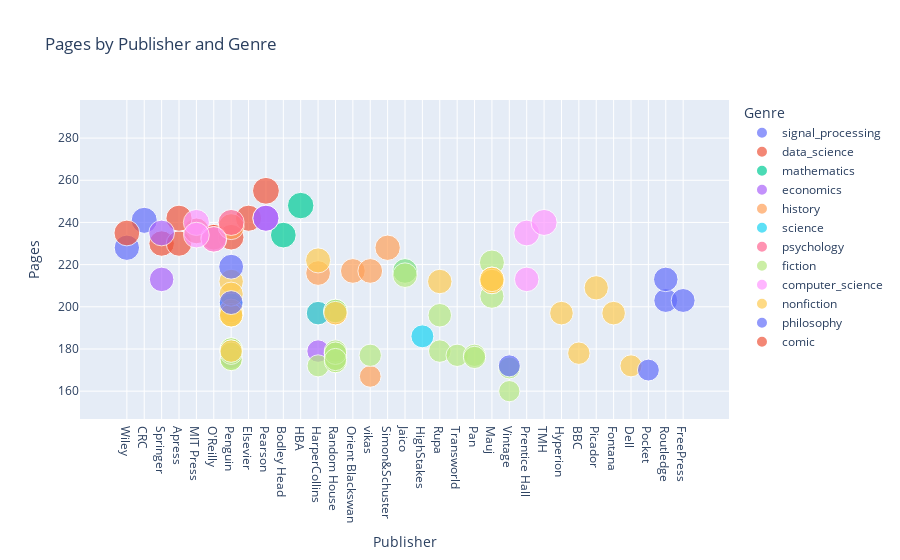

Source (notebook cell):
### Markdown cell above
#### Scatter Plot
Explore relationships between numeric data (e.g., Pages vs. Publisher):

### Code cell
fig = px.scatter(books_df, x='Publisher', y='Pages', color='Genre', size='Pages',
                 title='Pages by Publisher and Genre')
fig.show()

### Figure 1 — Plotly figure (JSON) as saved in the notebook; plotly's stock layout.template omitted (floating-point values rounded to 4 significant figures)
{"data": [{"hovertemplate": "Genre=signal_processing<br>Publisher=%{x}<br>Pages=%{marker.size}<extra></extra>", "legendgroup": "signal_processing", "marker": {"color": "#636efa", "size": [228, 241, 241], "sizemode": "area", "sizeref": 0.7075, "symbol": "circle"}, "mode": "markers", "name": "signal_processing", "orientation": "v", "showlegend": true, "type": "scatter", "x": ["Wiley", "CRC", null], "xaxis": "x", "y": [228, 241, 241], "yaxis": "y"}, {"hovertemplate": "Genre=data_science<br>Publisher=%{x}<br>Pages=%{marker.size}<extra></extra>", "legendgroup": "data_science", "marker": {"color": "#EF553B", "size": [235, 230, 230, 236, 242, 233, 233, 233, 242, 232, 255, 241, 229, 240, 228, 230, 230], "sizemode": "area", "sizeref": 0.7075, "symbol": "circle"}, "mode": "markers", "name": "data_science", "orientation": "v", "showlegend": true, "type": "scatter", "x": ["Wiley", "Springer", "Apress", "MIT Press", "Apress", "O'Reilly", "Penguin", "O'Reilly", "Elsevier", "O'Reilly", "Pearson", null, null, null, null, null, null], "xaxis": "x", "y": [235, 230, 230, 236, 242, 233, 233, 233, 242, 232, 255, 241, 229, 240, 228, 230, 230], "yaxis": "y"}, {"hovertemplate": "Genre=mathematics<br>Publisher=%{x}<br>Pages=%{marker.size}<extra></extra>", "legendgroup": "mathematics", "marker": {"color": "#00cc96", "size": [197, 234, 248, 217, 252], "sizemode": "area", "sizeref": 0.7075, "symbol": "circle"}, "mode": "markers", "name": "mathematics", "orientation": "v", "showlegend": true, "type": "scatter", "x": ["Penguin", "Bodley Head", "HBA", null, null], "xaxis": "x", "y": [197, 234, 248, 217, 252], "yaxis": "y"}, {"hovertemplate": "Genre=economics<br>Publisher=%{x}<br>Pages=%{marker.size}<extra></extra>", "legendgroup": "economics", "marker": {"color": "#ab63fa", "size": [179, 175, 197, 242, 242, 235, 176, 178, 213, 235], "sizemode": "area", "sizeref": 0.7075, "symbol": "circle"}, "mode": "markers", "name": "economics", "orientation": "v", "showlegend": true, "type": "scatter", "x": ["HarperCollins", "Random House", "Penguin", "Pearson", "Pearson", "Springer", "Penguin", "Random House", "Springer", null], "xaxis": "x", "y": [179, 175, 197, 242, 242, 235, 176, 178, 213, 235], "yaxis": "y"}, {"hovertemplate": "Genre=history<br>Publisher=%{x}<br>Pages=%{marker.size}<extra></extra>", "legendgroup": "history", "marker": {"color": "#FFA15A", "size": [197, 217, 238, 177, 216, 199, 198, 210, 217, 167, 197, 197, 228, 230, 171, 197, 202, 197, 180, 180, 180, 180, 180, 236, 197, 198], "sizemode": "area", "sizeref": 0.7075, "symbol": "circle"}, "mode": "markers", "name": "history", "orientation": "v", "showlegend": true, "type": "scatter", "x": ["Penguin", "Orient Blackswan", "Penguin", "Random House", "HarperCollins", "Penguin", "Penguin", null, "vikas", "vikas", "Random House", "HarperCollins", "Simon&Schuster", null, null, null, null, null, null, null, null, null, null, null, null, null], "xaxis": "x", "y": [197, 217, 238, 177, 216, 199, 198, 210, 217, 167, 197, 197, 228, 230, 171, 197, 202, 197, 180, 180, 180, 180, 180, 236, 197, 198], "yaxis": "y"}, {"hovertemplate": "Genre=science<br>Publisher=%{x}<br>Pages=%{marker.size}<extra></extra>", "legendgroup": "science", "marker": {"color": "#19d3f3", "size": [197, 197, 179, 198, 197, 217, 201, 186, 233, 197, 202, 233, 174, 240], "sizemode": "area", "sizeref": 0.7075, "symbol": "circle"}, "mode": "markers", "name": "science", "orientation": "v", "showlegend": true, "type": "scatter", "x": ["Penguin", "Penguin", "Penguin", "Random House", "HarperCollins", "Jaico", "Penguin", "HighStakes", null, null, null, null, null, null], "xaxis": "x", "y": [197, 197, 179, 198, 197, 217, 201, 186, 233, 197, 202, 233, 174, 240], "yaxis": "y"}, {"hovertemplate": "Genre=psychology<br>Publisher=%{x}<br>Pages=%{marker.size}<extra></extra>", "legendgroup": "psychology", "marker": {"color": "#FF6692", "size": [240], "sizemode": "area", "sizeref": 0.7075, "symbol": "circle"}, "mode": "markers", "name": "psychology", "orientation": "v", "showlegend": true, "type": "scatter", "x": ["Penguin"], "xaxis": "x", "y": [240], "yaxis": "y"}, {"hovertemplate": "Genre=fiction<br>Publisher=%{x}<br>Pages=%{marker.size}<extra></extra>", "legendgroup": "fiction", "marker": {"color": "#B6E880", "size": [198, 198, 180, 198, 176, 176, 176, 179, 177, 177, 174, 172, 205, 196, 196, 174, 196, 178, 179, 180, 178, 197, 175, 176, 221, 198, 177, 196, 179, 175, 175, 179, 217, 171, 180, 160, 178, 215, 197, 196, 178, 176, 180, 205, 204, 196, 190, 200, 211, 211, 178, 235, 196, 170, 170, 170, 180, 184, 179, 179, 179, 180, 197, 196], "sizemode": "area", "sizeref": 0.7075, "symbol": "circle"}, "mode": "markers", "name": "fiction", "orientation": "v", "showlegend": true, "type": "scatter", "x": ["Random House", "Random House", "Penguin", "Penguin", "Random House", "Random House", "Random House", "Rupa", "Transworld", "Pan", "Random House", "HarperCollins", "Mauj", "Penguin", "Penguin", "Random House", "Rupa", "Random House", "Random House", "Penguin", "Random House", "Penguin", "Penguin", "Pan", "Mauj", "Penguin", "vikas", "Penguin", null, "Random House", "Penguin", "Penguin", "Jaico", "Vintage", null, "Vintage", "Penguin", "Jaico", "Penguin", null, null, null, null, null, null, null, null, null, null, null, null, null, null, null, null, null, null, null, null, null, null, null, null, null], "xaxis": "x", "y": [198, 198, 180, 198, 176, 176, 176, 179, 177, 177, 174, 172, 205, 196, 196, 174, 196, 178, 179, 180, 178, 197, 175, 176, 221, 198, 177, 196, 179, 175, 175, 179, 217, 171, 180, 160, 178, 215, 197, 196, 178, 176, 180, 205, 204, 196, 190, 200, 211, 211, 178, 235, 196, 170, 170, 170, 180, 184, 179, 179, 179, 180, 197, 196], "yaxis": "y"}, {"hovertemplate": "Genre=computer_science<br>Publisher=%{x}<br>Pages=%{marker.size}<extra></extra>", "legendgroup": "computer_science", "marker": {"color": "#FF97FF", "size": [240, 232, 234, 235, 240, 213, 235, 237, 213, 217, 240], "sizemode": "area", "sizeref": 0.7075, "symbol": "circle"}, "mode": "markers", "name": "computer_science", "orientation": "v", "showlegend": true, "type": "scatter", "x": ["MIT Press", "O'Reilly", "MIT Press", "Prentice Hall", "TMH", "Prentice Hall", null, null, null, null, null], "xaxis": "x", "y": [240, 232, 234, 235, 240, 213, 235, 237, 213, 217, 240], "yaxis": "y"}, {"hovertemplate": "Genre=nonfiction<br>Publisher=%{x}<br>Pages=%{marker.size}<extra></extra>", "legendgroup": "nonfiction", "marker": {"color": "#FECB52", "size": [198, 212, 197, 196, 196, 178, 197, 209, 212, 213, 213, 212, 212, 222, 213, 206, 179, 175, 197, 172, 162, 211, 214, 196, 211, 223, 217, 216, 177, 178], "sizemode": "area", "sizeref": 0.7075, "symbol": "circle"}, "mode": "markers", "name": "nonfiction", "orientation": "v", "showlegend": true, "type": "scatter", "x": ["Penguin", "Rupa", "Hyperion", "Penguin", "Penguin", "BBC", "Random House", "Picador", "Penguin", "Mauj", "Mauj", "Mauj", "Mauj", "HarperCollins", "Mauj", "Penguin", "Penguin", null, "Fontana", "Dell", null, null, null, null, null, null, null, null, null, null], "xaxis": "x", "y": [198, 212, 197, 196, 196, 178, 197, 209, 212, 213, 213, 212, 212, 222, 213, 206, 179, 175, 197, 172, 162, 211, 214, 196, 211, 223, 217, 216, 177, 178], "yaxis": "y"}, {"hovertemplate": "Genre=philosophy<br>Publisher=%{x}<br>Pages=%{marker.size}<extra></extra>", "legendgroup": "philosophy", "marker": {"color": "#636efa", "size": [202, 170, 203, 203, 219, 172, 213, 198, 162, 203, 171, 189, 224, 214, 216, 216, 173], "sizemode": "area", "sizeref": 0.7075, "symbol": "circle"}, "mode": "markers", "name": "philosophy", "orientation": "v", "showlegend": true, "type": "scatter", "x": ["Penguin", "Pocket", "Routledge", "FreePress", "Penguin", "Vintage", "Routledge", null, null, null, null, null, null, null, null, null, null], "xaxis": "x", "y": [202, 170, 203, 203, 219, 172, 213, 198, 162, 203, 171, 189, 224, 214, 216, 216, 173], "yaxis": "y"}, {"hovertemplate": "Genre=comic<br>Publisher=%{x}<br>Pages=%{marker.size}<extra></extra>", "legendgroup": "comic", "marker": {"color": "#EF553B", "size": [257, 283, 265, 265, 258, 259, 258, 258, 258, 258, 258, 258, 270], "sizemode": "area", "sizeref": 0.7075, "symbol": "circle"}, "mode": "markers", "name": "comic", "orientation": "v", "showlegend": true, "type": "scatter", "x": [null, null, null, null, null, null, null, null, null, null, null, null, null], "xaxis": "x", "y": [257, 283, 265, 265, 258, 259, 258, 258, 258, 258, 258, 258, 270], "yaxis": "y"}], "layout": {"autosize": true, "legend": {"itemsizing": "constant", "title": {"text": "Genre"}, "tracegroupgap": 0}, "title": {"text": "Pages by Publisher and Genre"}, "xaxis": {"anchor": "y", "autorange": true, "domain": [0, 1], "range": [-2.466, 34.42], "title": {"text": "Publisher"}, "type": "category"}, "yaxis": {"anchor": "x", "autorange": true, "domain": [0, 1], "range": [130.6, 319.0], "title": {"text": "Pages"}, "type": "linear"}}}
